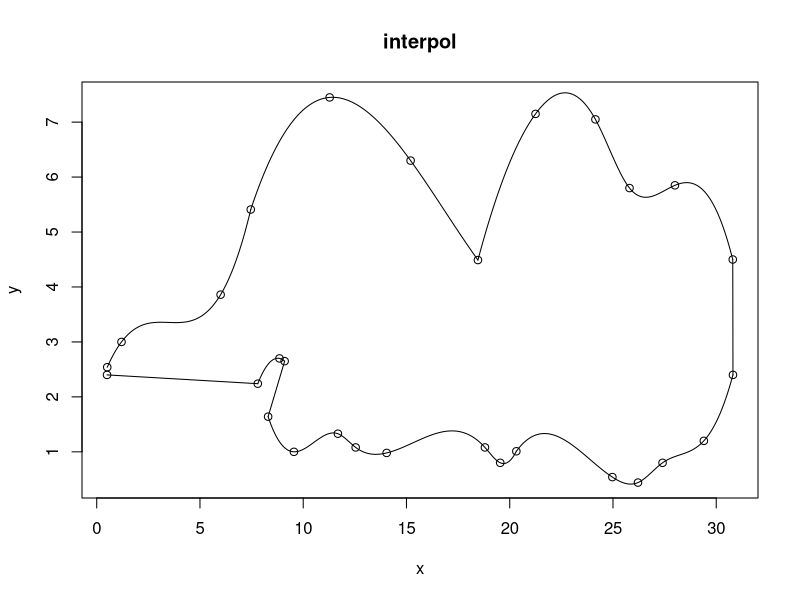

Generate this figure with R:
x = c(00.51, 01.20, 06.00, 07.46, 11.28, 15.20, 18.46, 21.25, 24.15, 25.80, 28.00, 30.80, 30.81, 29.40, 27.40, 26.21, 24.97, 20.32, 19.54, 18.80, 14.04, 12.54, 11.68, 09.55, 08.30, 09.10, 08.85, 07.80, 00.50)
y = c(02.54, 03.00, 03.86, 05.41, 07.45, 06.30, 04.49, 07.15, 07.05, 05.80, 05.85, 04.50, 02.40, 01.20, 00.80, 00.44, 00.54, 01.01, 00.80, 01.08, 00.98, 01.08, 01.33, 01.00, 01.64, 02.65, 02.70, 02.24, 02.40)

plot(x,y,main = "interpol")
vx1 = c(x[1:4])
vy1 = c(y[1:4])
splines = splinefun(vx1,vy1, method = "fmm")
curve(splines(x), add = TRUE, col = 1, from = vx1[1], to = vx1[length(vx1)])
vx2 = c(x[4:7])
vy2 = c(y[4:7])
splines = splinefun(vx2,vy2, method = "fmm")
curve(splines(x), add = TRUE, col = 1, from = vx2[1], to = vx2[length(vx2)])
vx3 = c(x[7:12])
vy3 = c(y[7:12])
splines = splinefun(vx3,vy3, method = "fmm")
curve(splines(x), add = TRUE, col = 1, from = vx3[1], to = vx3[length(vx3)])
vx4 = c(x[12:13])
vy4 = c(y[12:13])
splines = splinefun(vx4,vy4, method = "fmm")
curve(splines(x), add = TRUE, col = 1, from = vx4[1], to = vx4[length(vx4)])
vx5 = c(x[13:18])
vy5 = c(y[13:18])
splines = splinefun(vx5,vy5, method = "fmm")
curve(splines(x), add = TRUE, col = 1, from = vx5[1], to = vx5[length(vx5)])
vx6 = c(x[18:25])
vy6 = c(y[18:25])
splines = splinefun(vx6,vy6, method = "fmm")
curve(splines(x), add = TRUE, col = 1, from = vx6[1], to = vx6[length(vx6)])
vx7 = c(x[25:26])
vy7 = c(y[25:26])
splines = splinefun(vx7,vy7, method = "fmm")
curve(splines(x), add = TRUE, col = 1, from = vx7[1], to = vx7[length(vx7)])
vx8 = c(x[26:28])
vy8 = c(y[26:28])
splines = splinefun(vx8,vy8, method = "fmm")
curve(splines(x), add = TRUE, col = 1, from = vx8[1], to = vx8[length(vx8)])
vx9 = c(x[28:29])
vy9 = c(y[28:29])
splines = splinefun(vx9,vy9, method = "fmm")
curve(splines(x), add = TRUE, col = 1, from = vx9[1], to = vx9[length(vx9)])

